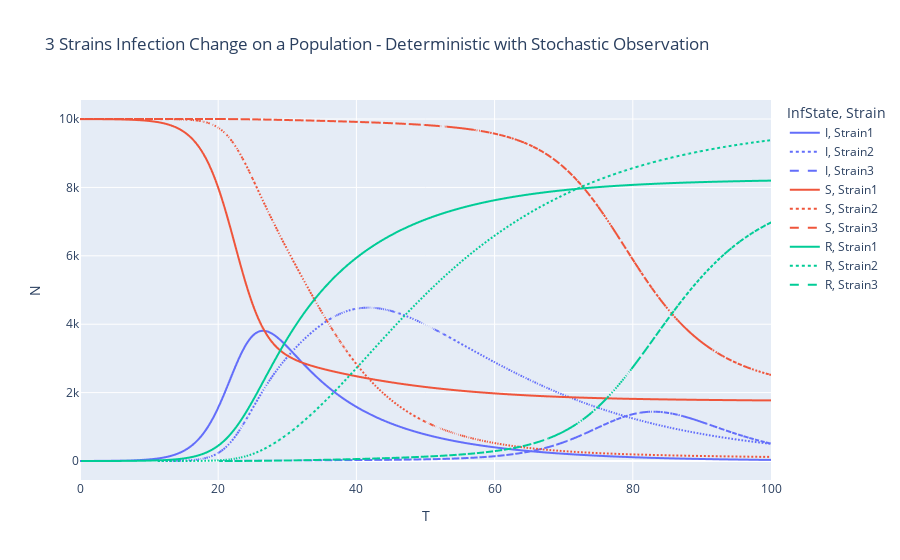

The notebook cell saved with this chart:
### Code cell
long_epi_determ_obs_stoch = SIR_3Strain_hosp.full_epi.melt(id_vars=['N','T'], value_vars=['Strain1', 'Strain2', 'Strain3'], var_name='Strain', value_name="InfState")
long_epi_determ_obs_stoch = long_epi_determ_obs_stoch.groupby(["T","Strain","InfState"]).sum().reset_index()

epi_fig_determ_obs_stoch = px.line(long_epi_determ_obs_stoch, x="T", y="N", color="InfState", line_dash="Strain", title='3 Strains Infection Change on a Population - Deterministic with Stochastic Observation')
epi_fig_determ_obs_stoch.show()

### Figure 1 — Plotly figure (JSON) as saved in the notebook; plotly's stock layout.template omitted (floating-point values rounded to 4 significant figures; data arrays with more than 128 entries replaced by an {"elided": "..."} marker saying what was removed)
{"data": [{"hovertemplate": "InfState=I<br>Strain=Strain1<br>T=%{x}<br>N=%{y}<extra></extra>", "legendgroup": "I, Strain1", "line": {"color": "#636efa", "dash": "solid"}, "marker": {"symbol": "circle"}, "mode": "lines", "name": "I, Strain1", "showlegend": true, "type": "scattergl", "x": {"elided": "401 float values"}, "xaxis": "x", "y": {"elided": "401 float values"}, "yaxis": "y"}, {"hovertemplate": "InfState=I<br>Strain=Strain2<br>T=%{x}<br>N=%{y}<extra></extra>", "legendgroup": "I, Strain2", "line": {"color": "#636efa", "dash": "dot"}, "marker": {"symbol": "circle"}, "mode": "lines", "name": "I, Strain2", "showlegend": true, "type": "scattergl", "x": {"elided": "356 float values"}, "xaxis": "x", "y": {"elided": "356 float values"}, "yaxis": "y"}, {"hovertemplate": "InfState=I<br>Strain=Strain3<br>T=%{x}<br>N=%{y}<extra></extra>", "legendgroup": "I, Strain3", "line": {"color": "#636efa", "dash": "dash"}, "marker": {"symbol": "circle"}, "mode": "lines", "name": "I, Strain3", "showlegend": true, "type": "scattergl", "x": {"elided": "320 float values"}, "xaxis": "x", "y": {"elided": "320 float values"}, "yaxis": "y"}, {"hovertemplate": "InfState=S<br>Strain=Strain1<br>T=%{x}<br>N=%{y}<extra></extra>", "legendgroup": "S, Strain1", "line": {"color": "#EF553B", "dash": "solid"}, "marker": {"symbol": "circle"}, "mode": "lines", "name": "S, Strain1", "showlegend": true, "type": "scattergl", "x": {"elided": "401 float values"}, "xaxis": "x", "y": {"elided": "401 float values"}, "yaxis": "y"}, {"hovertemplate": "InfState=S<br>Strain=Strain2<br>T=%{x}<br>N=%{y}<extra></extra>", "legendgroup": "S, Strain2", "line": {"color": "#EF553B", "dash": "dot"}, "marker": {"symbol": "circle"}, "mode": "lines", "name": "S, Strain2", "showlegend": true, "type": "scattergl", "x": {"elided": "401 float values"}, "xaxis": "x", "y": {"elided": "401 float values"}, "yaxis": "y"}, {"hovertemplate": "InfState=S<br>Strain=Strain3<br>T=%{x}<br>N=%{y}<extra></extra>", "legendgroup": "S, Strain3", "line": {"color": "#EF553B", "dash": "dash"}, "marker": {"symbol": "circle"}, "mode": "lines", "name": "S, Strain3", "showlegend": true, "type": "scattergl", "x": {"elided": "401 float values"}, "xaxis": "x", "y": {"elided": "401 float values"}, "yaxis": "y"}, {"hovertemplate": "InfState=R<br>Strain=Strain1<br>T=%{x}<br>N=%{y}<extra></extra>", "legendgroup": "R, Strain1", "line": {"color": "#00cc96", "dash": "solid"}, "marker": {"symbol": "circle"}, "mode": "lines", "name": "R, Strain1", "showlegend": true, "type": "scattergl", "x": {"elided": "400 float values"}, "xaxis": "x", "y": {"elided": "400 float values"}, "yaxis": "y"}, {"hovertemplate": "InfState=R<br>Strain=Strain2<br>T=%{x}<br>N=%{y}<extra></extra>", "legendgroup": "R, Strain2", "line": {"color": "#00cc96", "dash": "dot"}, "marker": {"symbol": "circle"}, "mode": "lines", "name": "R, Strain2", "showlegend": true, "type": "scattergl", "x": {"elided": "356 float values"}, "xaxis": "x", "y": {"elided": "356 float values"}, "yaxis": "y"}, {"hovertemplate": "InfState=R<br>Strain=Strain3<br>T=%{x}<br>N=%{y}<extra></extra>", "legendgroup": "R, Strain3", "line": {"color": "#00cc96", "dash": "dash"}, "marker": {"symbol": "circle"}, "mode": "lines", "name": "R, Strain3", "showlegend": true, "type": "scattergl", "x": {"elided": "320 float values"}, "xaxis": "x", "y": {"elided": "320 float values"}, "yaxis": "y"}], "layout": {"legend": {"title": {"text": "InfState, Strain"}, "tracegroupgap": 0}, "title": {"text": "3 Strains Infection Change on a Population - Deterministic with Stochastic Observation"}, "xaxis": {"anchor": "y", "domain": [0, 1], "title": {"text": "T"}}, "yaxis": {"anchor": "x", "domain": [0, 1], "title": {"text": "N"}}}}
